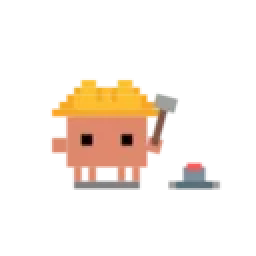
#> input picture assets/clawd-src/building.webp, 128 x 128 px (shown 2 times larger); its folder holds only this picture in this run
$ python build-clawd-sprites.py
#> lines starting #> are read from the running program, lines starting #| are printed output that depends on the picture
#!/usr/bin/env python3
"""Convert the animated Clawd WebPs into horizontal PNG sprite sheets.

Maintainer tool — NOT installed, and the only script allowed to need Pillow.
Its output is committed, so installing needs no image libraries.

GNOME cannot decode animated WebP without the non-default webp-pixbuf-loader
package, and the source files carry no per-frame duration metadata (QML's
AnimatedImage has been falling back to its own default). Sheets fix both: one
asset format both toolkits read, and an explicit, identical frame rate.

Usage: python3 scripts/build-clawd-sprites.py
"""
import os, sys

try:
    from PIL import Image
except ImportError:
    sys.exit("error: Pillow is required (pip install --user Pillow)")

HERE = os.path.dirname(os.path.abspath(__file__))
SRC = os.path.join(HERE, "..", "assets", "clawd-src")
OUT = os.path.join(HERE, "..", "shared", "clawd")

# The source art has no frame durations. 12fps matches the original clawd-tank
# SVG animations and reads correctly at panel size; change here to retune both
# frontends at once.
INTERVAL_MS = 83


def build(name, path):
#> called with name = 'building'
    im = Image.open(path)
#> im is the input picture: PIL image 128x128 RGBA; mean R, G, B, A 42.5, 30.2, 20.4, 34.8
    n = getattr(im, "n_frames", 1)
#> n = 14
    w, h = im.size
#> w = 128; h = 128
    sheet = Image.new("RGBA", (w * n, h), (0, 0, 0, 0))
#> sheet: PIL image 1792x128 RGBA; every value is 0
    for i in range(n):
        im.seek(i)
        sheet.paste(im.convert("RGBA"), (i * w, 0))
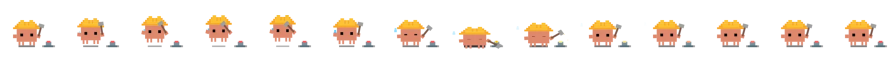
#> sheet: PIL image 1792x128 RGBA (shown at 1/2 size); mean R, G, B, A 43.9, 32.1, 22.5, 34.2; transparent parts drawn white
#| building: 14 frames 128x128
    sheet.save(os.path.join(OUT, name + ".png"), optimize=True)
    return {"frames": n, "width": w, "height": h, "interval_ms": INTERVAL_MS}


def write_frames_mjs(meta, path):
    """Emit shared/clawd/frames.mjs deterministically: sorted animation
    names, stable per-entry key order, so re-running this script is
    byte-identical. Consumed via `import ... from "frames.mjs"` — an ES
    module import, unlike a file:// XMLHttpRequest, needs no special Qt
    QML engine permission and works identically under plasmashell.
    """
#> called with path = 'scripts/../shared/clawd/frames.mjs'
    lines = ["export const FRAMES = {"]
    for name in sorted(meta):
        m = meta[name]
        lines.append(
            '  "%s": { "frames": %d, "width": %d, "height": %d, '
            '"interval_ms": %d },'
            % (name, m["frames"], m["width"], m["height"], m["interval_ms"])
        )
#> this loop made 1 pass
#> name on pass 1: 'building'
#> after the loop, lines = 2 items
    lines.append("};")
    with open(path, "w") as fh:
        fh.write("\n".join(lines) + "\n")


def main():
    os.makedirs(OUT, exist_ok=True)
    meta = {}
    for f in sorted(os.listdir(SRC)):
        if not f.endswith(".webp"):
            continue
        name = f[:-len(".webp")]
        meta[name] = build(name, os.path.join(SRC, f))
        print(f"{name}: {meta[name]['frames']} frames "
              f"{meta[name]['width']}x{meta[name]['height']}")
    write_frames_mjs(meta, os.path.join(OUT, "frames.mjs"))
    print(f"wrote {len(meta)} sheets + frames.mjs to {OUT}")
#| wrote 1 sheets + frames.mjs to scripts/../shared/clawd


if __name__ == "__main__":
    main()

$ run again, on assets/clawd-src/carrying.webp
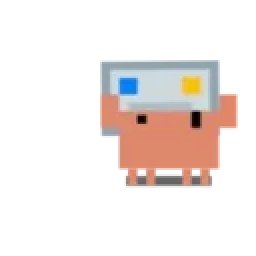
#> input picture assets/clawd-src/carrying.webp, 128 x 128 px (shown 2 times larger)
#> in build, im is the input picture: PIL image 128x128 RGBA; mean R, G, B, A 45.6, 36.3, 33.2, 52.7
#> n = 13
#> after the loop in build, `for i in range(n):`:
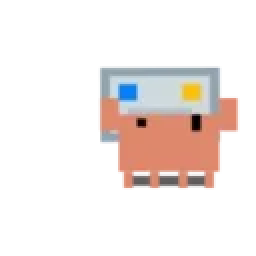
#> im: PIL image 128x128 RGBA (shown 2 times larger); mean R, G, B, A 46.5, 36.9, 33.8, 51.9; transparent parts drawn white
#> after the loop in build, `for i in range(n):`:
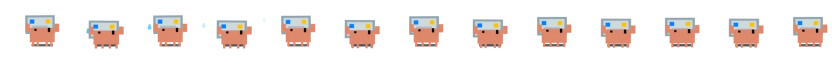
#> sheet: PIL image 1664x128 RGBA (shown at 1/2 size); mean R, G, B, A 47.3, 38.4, 35.5, 51.2; transparent parts drawn white
#| carrying: 13 frames 128x128
#> the loop in write_frames_mjs, `for name in sorted(meta):` made 1 pass
#> name on pass 1: 'carrying'
#> after the loop in write_frames_mjs, `for name in sorted(meta):`: lines = 2 items
#| wrote 1 sheets + frames.mjs to scripts/../shared/clawd

$ run again, on assets/clawd-src/debugger.webp
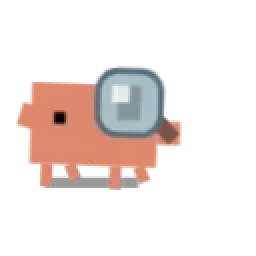
#> input picture assets/clawd-src/debugger.webp, 128 x 128 px (shown 2 times larger)
#> in build, im is the input picture: PIL image 128x128 RGBA; mean R, G, B, A 49.1, 37.4, 33.8, 52.1
#> n = 14
#> after the loop in build, `for i in range(n):`:
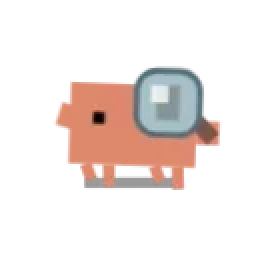
#> im: PIL image 128x128 RGBA (shown 2 times larger); mean R, G, B, A 49.4, 37.7, 34.1, 52.1; transparent parts drawn white
#> after the loop in build, `for i in range(n):`:
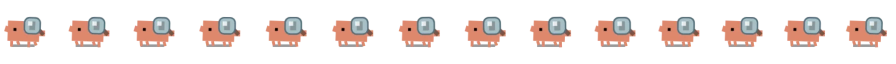
#> sheet: PIL image 1792x128 RGBA (shown at 1/2 size); mean R, G, B, A 49.4, 38, 34.5, 52.2; transparent parts drawn white
#| debugger: 14 frames 128x128
#> the loop in write_frames_mjs, `for name in sorted(meta):` made 1 pass
#> name on pass 1: 'debugger'
#> after the loop in write_frames_mjs, `for name in sorted(meta):`: lines = 2 items
#| wrote 1 sheets + frames.mjs to scripts/../shared/clawd
